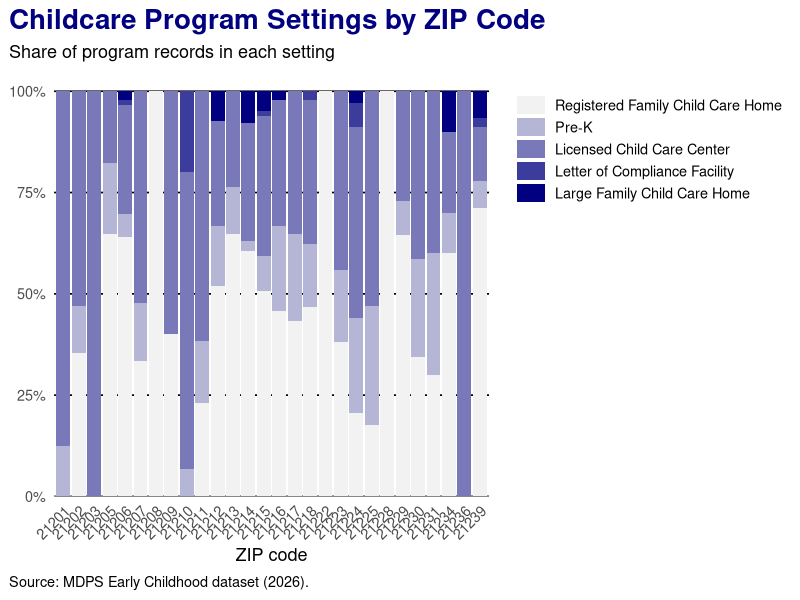
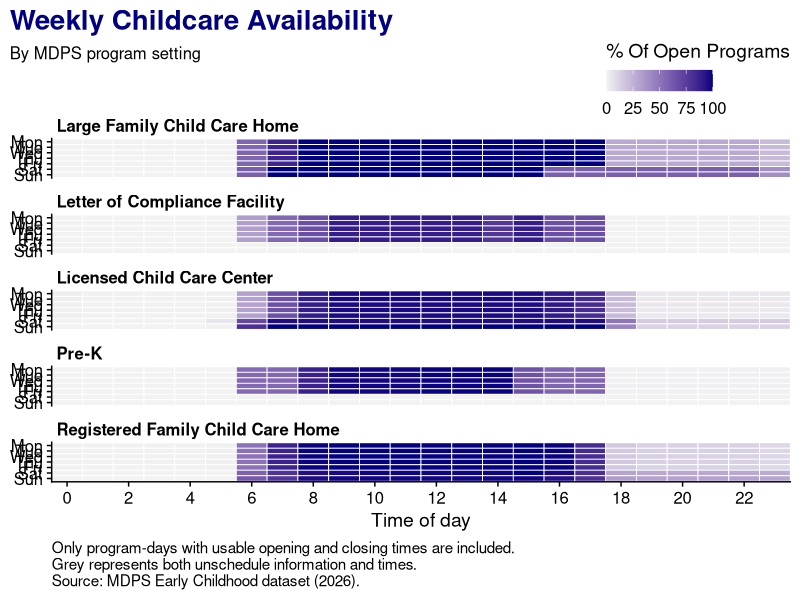
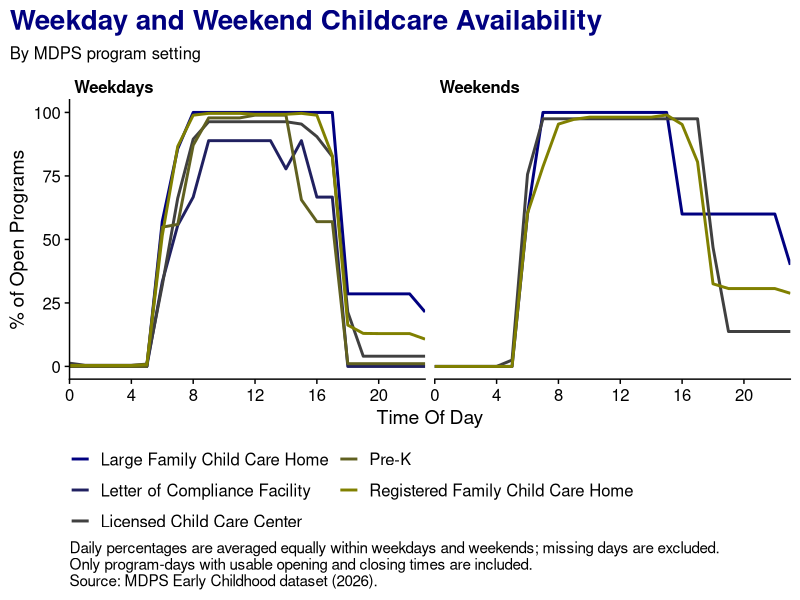

These figures' R source, in order:
## ---- chunk 1
#| label: setup

library(ggplot2)
library(dplyr)
library(tidyr)
library(cowplot)

# Loading the childcare table and removing the footnote rows without addresses.

childcare_eda <- read.csv(
  "../data/MDPS Early Childhood Dev.csv",
  stringsAsFactors = FALSE
) |>
  filter(
    !is.na(address),
    address != ""
  )

## ---- chunk 2
#| label: program-setting-share-chart
#| fig-width: 10
#| fig-height: 7

program_setting_chart <- childcare_eda |>
  filter(!is.na(zipcode)) |>
  ggplot(
    aes(
      x = factor(zipcode),
      fill = gen_program_setting_detail
    )
  ) +
  geom_bar(position = "fill")

program_setting_chart +
  scale_y_continuous(
    labels = scales::percent,
    expand = expansion(mult = c(0, 0.05))
  ) +
  guides(fill = guide_legend(reverse = TRUE)) +
  scale_fill_manual(
  values = colorRampPalette(c("navy", "grey95"))(
    dplyr::n_distinct(childcare_eda$gen_program_setting_detail)
  )
) +
  labs(
    x = "ZIP code",
    y = NULL,
    fill = NULL,
    title = "Childcare Program Settings by ZIP Code",
    subtitle = "Share of program records in each setting",
    caption = "Source: MDPS Early Childhood dataset (2026)."
  ) +
  theme_minimal(base_size = 13) +
  theme(
    panel.grid.major.x = element_blank(),
    panel.grid.minor = element_blank(),
    panel.grid.major.y = element_line(color = "black"),
    plot.title.position = "plot",
    plot.title = element_text(face = "bold", size = 20, color = "navy"),
    plot.caption.position = "plot",
    plot.caption = element_text(
      hjust = 0,
      margin = margin(t = 8)
    ),
    axis.text.x = element_text(angle = 45, hjust = 1),
    legend.justification = c(1, 0.95),
    legend.key.width = grid::unit(1.5, "lines"),
    legend.key.height = grid::unit(1, "lines"),
    legend.key.spacing.y = grid::unit(0.1, "lines")
  )
## ---- chunk 3
#| label: heatmap_program-avaibility-setup

#Weelky analysis setup. 

day_order <- c(
  "Monday", "Tuesday", "Wednesday", "Thursday",
  "Friday", "Saturday", "Sunday"
)

availability <- childcare_eda |>
  select(
    setting = gen_program_setting_detail,
    ends_with(".Time")
  ) |>
  tidyr::pivot_longer(
    cols = ends_with(".Time"),
    names_to = c("day", ".value", NA),
    names_sep = "\\."
  ) |>
  mutate(
    opening = as.numeric(as.difftime(trimws(Start), units = "hours")),
    closing = as.numeric(as.difftime(trimws(End), units = "hours")),
    day = factor(day, levels = day_order)
  ) |>
  tidyr::drop_na(opening, closing) |>
  tidyr::uncount(24, .id = "hour") |>
  mutate(
    hour = hour - 1,
    open = ifelse(
      closing < opening,
      hour >= opening | hour < closing,
      hour >= opening & hour < closing
    )
  ) |>
  group_by(setting, day, hour) |>
  summarise(
    percent_open = mean(open) * 100,
    .groups = "drop"
  ) |>
  tidyr::complete(setting, day, hour = 0:23)
## ---- chunk 4
#| label: heatmap_program-avaibility
#| fig-width: 9
#| fig-height: 10

ggplot(
  availability,
  aes(x = hour, y = day, fill = percent_open)
) +
  geom_tile(color = "white", linewidth = 0.3) +
  facet_wrap(~ setting, ncol = 1) +
  scale_x_continuous(
    breaks = seq(0, 23, 2),
    expand = c(0, 0)
  ) +
  scale_y_discrete(
    limits = rev(day_order),
    labels = function(x) substr(x, 1, 3),
    drop = FALSE
  ) +
  scale_fill_gradient(
    low = "grey95",
    high = "navy",
    limits = c(0, 100),
    na.value = "grey95"
  ) +
  guides(
    fill = guide_colorbar(
      direction = "horizontal",
      title.position = "top",
      title.hjust = 0
    )
  ) +
  labs(
    title = "Weekly Childcare Availability",
    subtitle = "By MDPS program setting",
    x = "Time of day",
    y = NULL,
    fill = "% Of Open Programs",
    caption = paste0(
      "Only program-days with usable opening and closing times are included.\n",
      "Grey represents both unschedule information and times.\n",
      "Source: MDPS Early Childhood dataset (2026)."
    )
  ) +
  theme_cowplot() +
  theme(
    panel.grid = element_blank(),
    strip.background = element_blank(),
    strip.text.x = element_text(
      face = "bold", hjust = 0, size = 12),
    plot.title.position = "plot",
    plot.title = element_text(
      face = "bold", size = 20, color = "navy"),
    plot.subtitle = element_text(margin = margin(b = 35)),
    legend.position = "inside",
    legend.position.inside = c(1, 1.06),
    legend.justification = c(1, 0),
    legend.background = element_blank(),
    plot.caption = element_text(hjust = 0)
  )
## ---- chunk 5
#| label: availability-weekdays-weekends
#| fig-width: 9
#| fig-height: 6

availability |>
  mutate(
    day_group = ifelse(
      day %in% c("Saturday", "Sunday"),
      "Weekends",
      "Weekdays"
    )
  ) |>
  group_by(setting, day_group, hour) |>
  summarise(
    percent_open = mean(percent_open, na.rm = TRUE),
    .groups = "drop"
  ) |>
  ggplot(aes(x = hour, y = percent_open, color = setting)) +
  geom_line(linewidth = 1, na.rm = TRUE) +
  facet_wrap(~ day_group) +
  scale_x_continuous(
    breaks = seq(0, 23, 4),
    expand = c(0, 0)
  ) +
  scale_y_continuous(
    limits = c(0, 100),
    breaks = seq(0, 100, 25)
  ) +
  scale_color_manual(
  values = colorRampPalette(c("navy", "#808000"))(
    dplyr::n_distinct(availability$setting)
  )
) +
  labs(
    title = "Weekday and Weekend Childcare Availability",
    subtitle = "By MDPS program setting",
    x = "Time Of Day",
    y = "% of Open Programs",
    color = NULL,
    caption = paste0(
      "Daily percentages are averaged equally within weekdays and weekends; missing days are excluded.\n",
      "Only program-days with usable opening and closing times are included.\n",
      "Source: MDPS Early Childhood dataset (2026)."
    )
  ) +
  theme_cowplot() +
  theme(
    panel.grid = element_blank(),
    strip.background = element_blank(),
    strip.text = element_text(face = "bold", hjust = 0, size = 12),
    plot.title.position = "plot",
    plot.title = element_text(face = "bold", size = 20, color = "navy"),
    legend.position = "bottom",
    plot.caption = element_text(hjust = 0)
  ) +
  guides(color = guide_legend(ncol = 2))
